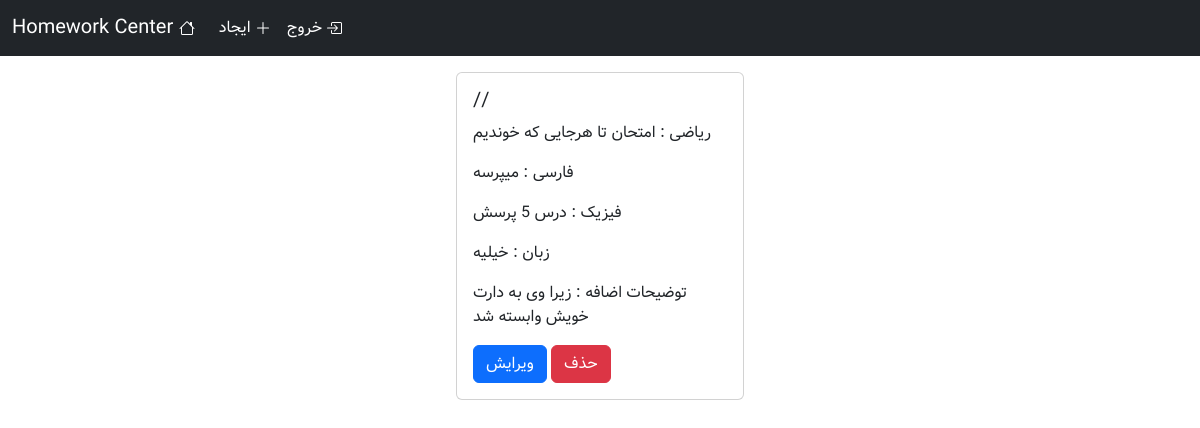
The app's page / (signed in), older data.
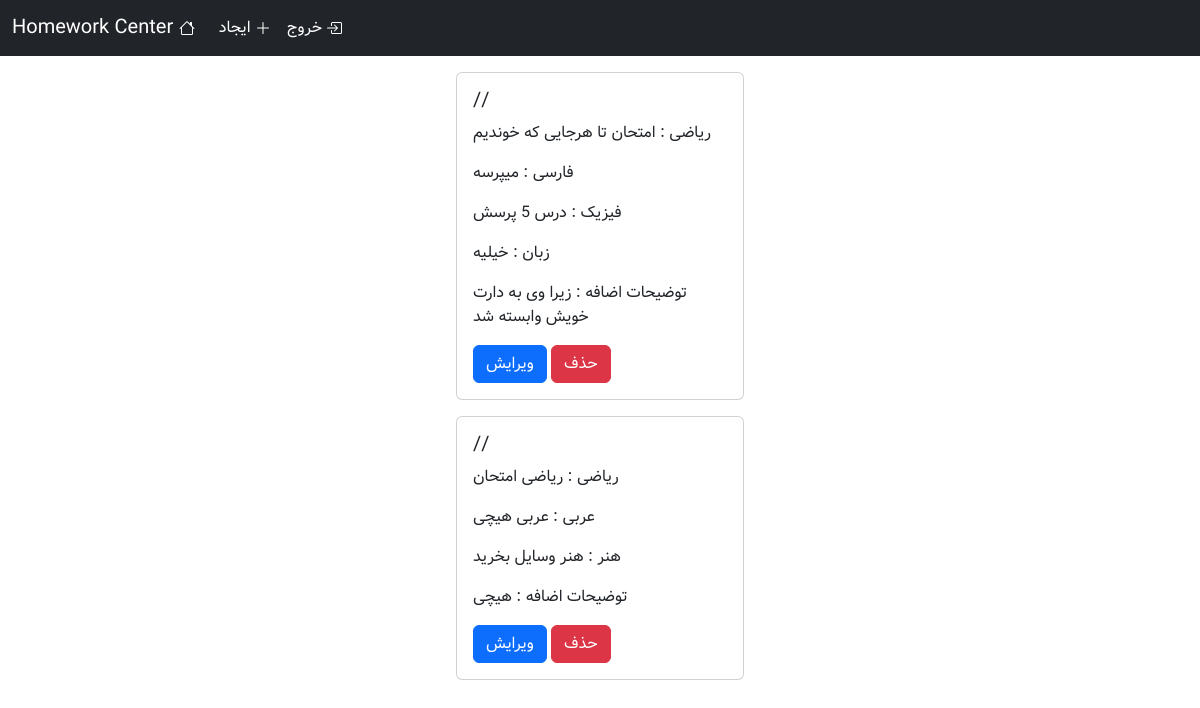
The same page, newer data.
### homework/models.py (models this page shows, shortened)
class WriteHomework(models.Model):
    date = models.DateField(blank=False)
    math = models.CharField(max_length=100 , blank=True)
    literature = models.CharField(max_length=100 , blank=True)
    biology = models.CharField(max_length=100 , blank=True)
    physics = models.CharField(max_length=100 , blank=True)
    religious = models.CharField(max_length=100 , blank=True)
    Defense_readiness = models.CharField(max_length=100 , blank=True)
    Social_studies = models.CharField(max_length=100 , blank=True)
    english = models.CharField(max_length=100 , blank=True)
    conversation = models.CharField(max_length=100 , blank=True)
    arabic = models.CharField(max_length=100 , blank=True)
    quran = models.CharField(max_length=100 , blank=True)
    writeing = models.CharField(max_length=100 , blank=True)
    art = models.CharField(max_length=100 , blank=True)
    more_description = models.TextField(max_length=250,blank=True)

### main/views.py (the view)
# urls.py: path('',views.MainPage.as_view(),name='main_page'),
class MainPage(LoginRequiredMixin,View):
    def get(self,request):
        allmodels = models.WriteHomework.objects.all()
        for model in allmodels:
            miladi_date = date(year=model.date.year,month=model.date.month,day=model.date.day).togregorian()
            shamsi_date = date.fromgregorian(year = miladi_date.year , month = miladi_date.month , day = miladi_date.day)
            model.date = f"{shamsi_date.year}/{shamsi_date.month}/{shamsi_date.day} {shamsi_date.strftime('%A')}"
            full_date = model.date
            if "Saturday" in full_date:
                model.date = full_date.replace('Saturday','شنبه')
            if "Sunday" in full_date:
                model.date = full_date.replace('Sunday','یکشنبه')
            if "Monday" in full_date:
                model.date = full_date.replace('Monday','دوشنبه')
            if "Tuesday" in full_date:
                model.date = full_date.replace('Tuesday','سه شنبه')
            if "Wednesday" in full_date:
                model.date = full_date.replace('Wednesday','چهارشنبه')
            if "Thursday" in full_date:
                model.date = full_date.replace('Thursday','پنجشنبه (تعطیل)')
            if "Friday" in full_date:
                model.date = full_date.replace('Friday','جمعه (تعطیل)')
        sorted_models = sorted(allmodels, key=lambda x: x.date, reverse=True)
        return render(request,'main/mainpage.html',{"models":sorted_models})

### main/templates/main/mainpage.html (shortened to what this page needs)
{% extends "base.html" %}
{% block body %}
    {% for model in models%}
        <div class="card mx-auto mt-3 rounded" style="width: 18rem;">
            <div class="card-body">
                <h5 class="card-title">{{model.date}}</h5>
                {% if model.math != '' %}
                    <p class="card-text">ریاضی : {{model.math}}</p>
                {% endif %}
                {% if model.literature != '' %}
                    <p class="card-text">فارسی : {{model.literature}}</p>
                {% endif %}
                {% if model.physics != '' %}
                    <p class="card-text">فیزیک : {{model.physics}}</p>
                {% endif %}
                {% if model.english != '' %}
                    <p class="card-text">زبان : {{model.english}}</p>
                {% endif %}
                {% if model.arabic != '' %}
                    <p class="card-text">عربی : {{model.arabic}}</p>
                {% endif %}
                {% if model.art != '' %}
                    <p class="card-text">هنر : {{model.art}}</p>
                {% endif %}
                {% if model.more_description != '' %}
                    <p class="card-text">توضیحات اضافه : {{model.more_description}}</p>
                {% endif %}
                {% if request.user.is_staff %}
                    <a href="{% url "edit_homeowork_page" model.id %}" class="btn btn-primary">ویرایش</a>
                    <a href="{% url "delete_homework_page" model.id %}" class="btn btn-danger">حذف</a>
                {% endif %}
            </div>
        </div>
    {% endfor %}
{% endblock body %}

### templates/base.html (shortened to what this page needs)
<html>
    <head>
        <link href="https://cdn.jsdelivr.net/npm/bootstrap@5.3.2/dist/css/bootstrap.min.css" rel="stylesheet">
        <link rel="stylesheet" href="/static/css/font-style.css">
    </head>
    <body>
        <div class="jumbotron">
            {% include "inc/navbar.html" %}
        </div>
        {% block body %}{% endblock body %}
    </body>
</html>

### templates/inc/navbar.html (shortened to what this page needs)
<nav class="navbar navbar-expand navbar-dark bg-dark">
    <div class="container-fluid">
        <a class="navbar-brand" href="{% url "main_page" %}">
            Homework Center
        </a>
        <div class="collapse navbar-collapse" id="navbarNav">
            <ul class="navbar-nav">
                {% if request.user.is_staff %}
                    <li class="nav-item">
                        <a class="nav-link active" aria-current="page" href="{% url "create_new_homework_page" %}">
                            ایجاد
                            <svg xmlns="http://www.w3.org/2000/svg" width="16" height="16" fill="currentColor" class="bi bi-plus-lg" viewBox="0 0 16 16">
                                <path fill-rule="evenodd" d="M8 2a.5.5 0 0 1 .5.5v5h5a.5.5 0 0 1 0 1h-5v5a.5.5 0 0 1-1 0v-5h-5a.5.5 0 0 1 0-1h5v-5A.5.5 0 0 1 8 2Z"/>
                            </svg>
                        </a>
                    </li>
                {% endif %}
                {% if request.user.is_authenticated %}
                    <li class="nav-item">
                        <a class="nav-link active" aria-current="page" href="{% url "logout_page" %}">
                            خروج
                        </a>
                    </li>
                {% endif %}
            </ul>
        </div>
    </div>
</nav>

Row changes from the older to the newer data that the page shows:
added WriteHomework: date "//", math "ریاضی امتحان", arabic "عربی هیچی", art "هنر وسایل بخرید", more_description "هیچی"
